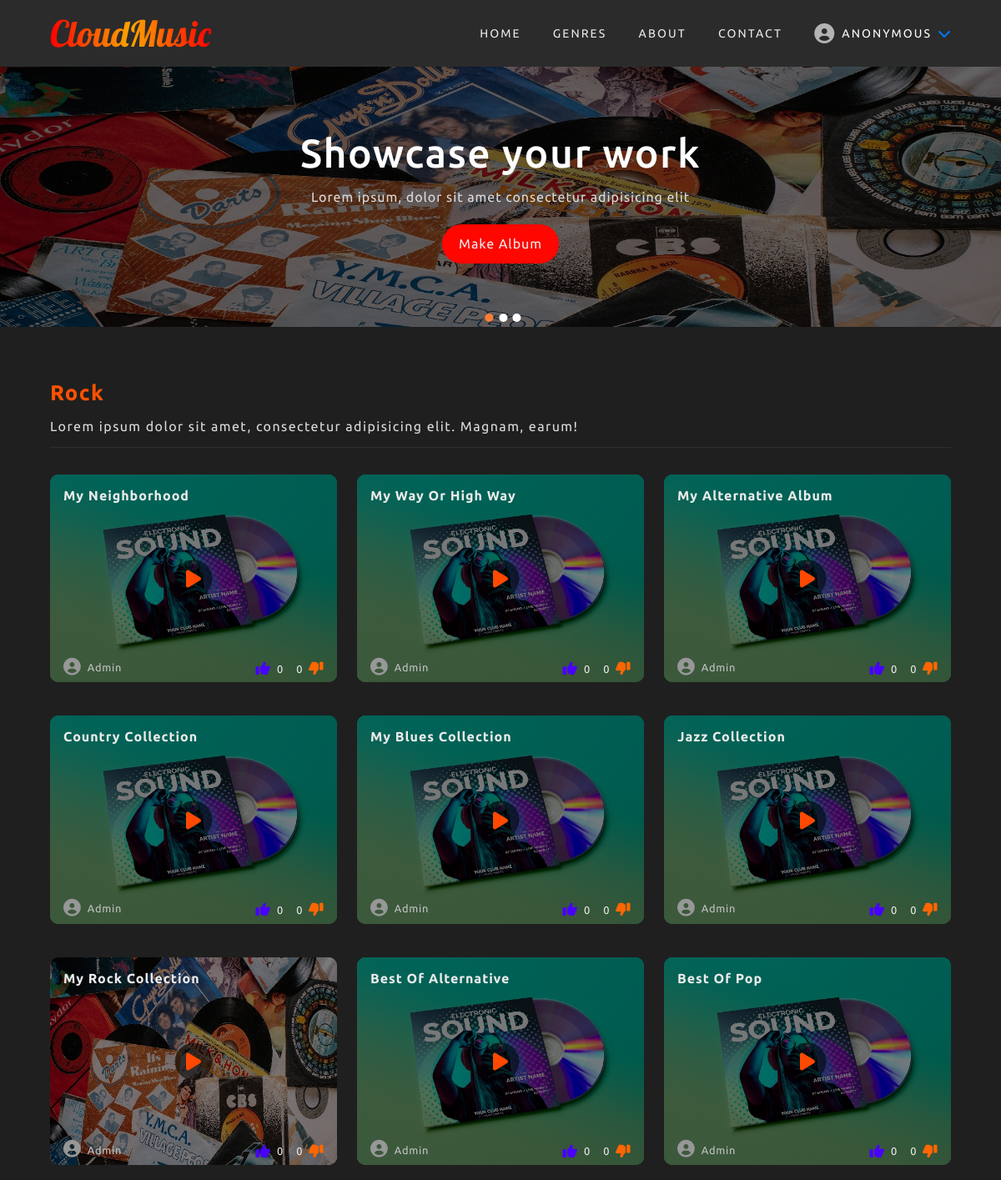
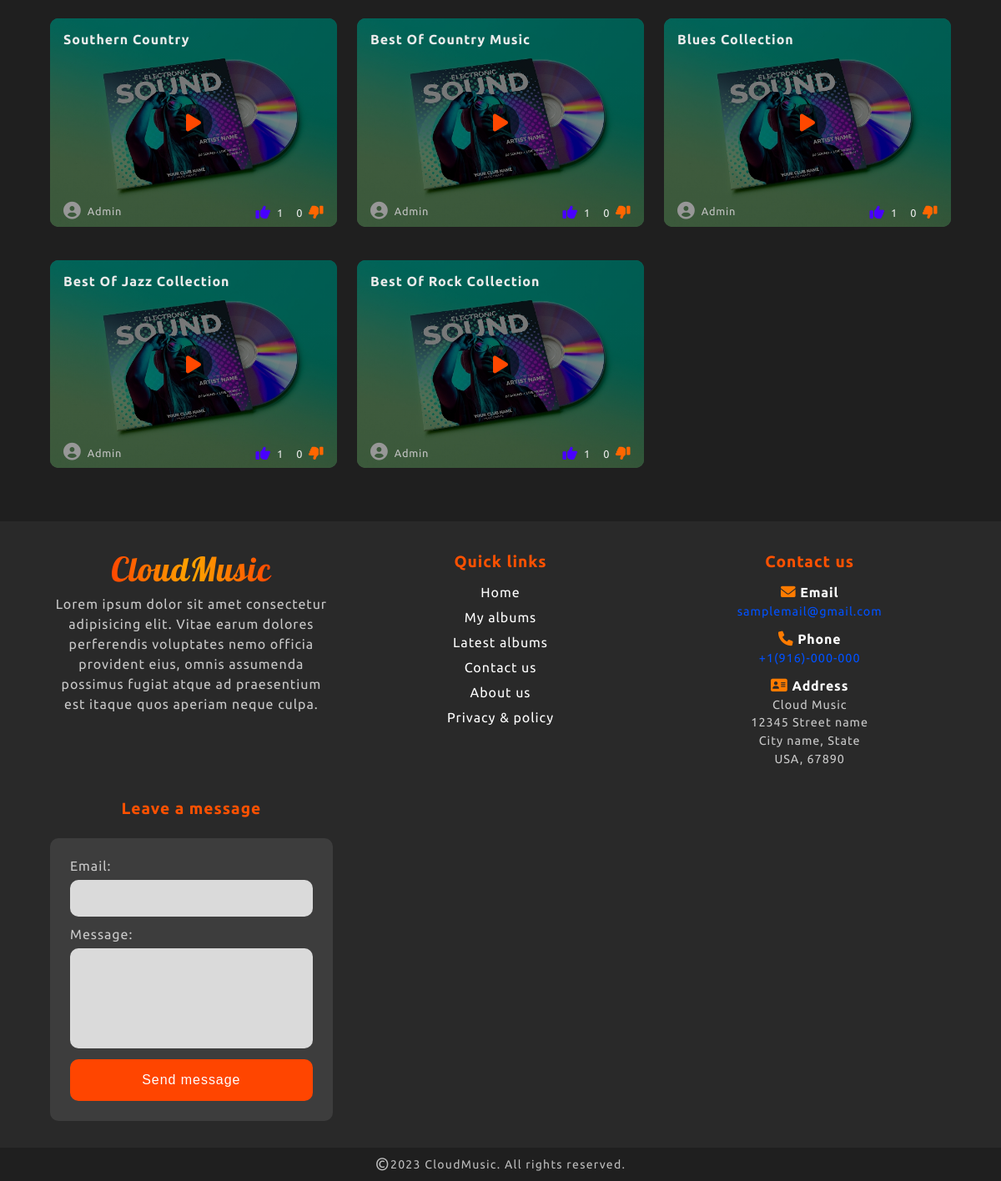
Screenshot of /playlist?string=Rock with the database file from the repository (2 pictures, top to bottom).
### music/models.py (models this page shows, shortened)
class Genre(models.Model):
    genre = models.CharField(max_length=50)
    def __str__(self):
        return self.genre

class Album(models.Model):
    user = models.ForeignKey(User, on_delete=models.CASCADE)
    title = models.CharField(max_length=50)
    choose_genre = models.ForeignKey(Genre, on_delete=models.CASCADE, null=True, blank=True)
    create_genre = models.CharField(max_length=20, null=True, blank=True)
    album_cover = models.ImageField(default="album_img/default.jpg", upload_to="album_img", blank=True)
    date_created = models.DateTimeField(default=timezone.now)
    thumbs_up = models.IntegerField(default=0)
    thumbs_down = models.IntegerField(default=0)
    class Meta:
        ordering = ["-date_created"]

### music/views.py (the view)
# urls.py: path("playlist", genre_albums, name="genre-albums"),
def genre_albums(request):
    if request.GET.get("string"):
        genre_atring = request.GET.get("string")
        genre = Genre.objects.filter(genre=genre_atring).first()
        genre_albums = genre.album_set.all()
        context = {
            "genre": genre,
            "genre_albums": genre_albums
        }
    return render(request, "music/all_genre_albums.html", context)

### users/forms.py
class MessageForm(forms.ModelForm):
    email = forms.EmailField()
    class Meta:
        model = Message
        fields = [
            "email",
            "message"
        ]

### users/context_processors.py (called while the page is built)
def message_form(request):
    user_message_form = MessageForm()
    return {"user_message_form": user_message_form}

### music/templates/music/all_genre_albums.html (shortened to what this page needs)
{% extends "music/index.html" %}
{% block content %}
<div class="album-container">
    <h1>
        {{ genre }}
        <p>Lorem ipsum dolor sit amet, consectetur adipisicing elit. Magnam, earum!</p>
    </h1>
    <div class="albums">
        {% for album in genre_albums %}
            <div class="album-wrapper">
                <img src="{{ album.album_cover.url }}" alt="">
                <div class="background-overlay"></div>
                <div class="album-text-wrapper">
                    <h2>{{ album.title }}</h2>
                    <div class="flex-box">
                        <div class="album-author">
                            <i class="fas fa-user-circle"></i>
                            <p>{{ album.user.username }}</p>
                        </div>
                        <div class="thumbs-up-down">
                            <a id="prevent-default" class="thumbs-up" href="#">
                                <i class="fas fa-thumbs-up"></i>
                                <p>{{ album.thumbs_up }}</p>
                            </a>
                            <a id="prevent-default" class="thumbs-down" href="#">
                                <p>{{ album.thumbs_down }}</p>
                                <i class="fas fa-thumbs-down fa-flip-horizontal"></i>
                            </a>
                        </div>
                    </div>
                </div>
                <a class="play-btn" href="{% url 'music:play-album' album.pk %}"><i class="fa-solid fa-play"></i></a>
            </div>
        {% endfor %}
    </div>
</div>
{% endblock content %}

### music/templates/music/index.html (shortened to what this page needs)
{% load static %}
{% load crispy_forms_tags %}
<!DOCTYPE html>
<html lang="en">
<head>
    <link rel="stylesheet" href="https://cdnjs.cloudflare.com/ajax/libs/font-awesome/6.0.0-beta3/css/all.min.css" />
    <link rel="stylesheet" type="text/css" href="{% static 'music/style.css' %}">
</head>
<body>
    <nav class="nav-container">
        <div class="nav-width">
            <div class="my-brand-container">
                <div class="my-brand-wrapper">
                    <a href="{% url 'music:home' %}">CloudMusic</a>
                </div>
            </div>
            <div class="nav-wrapper">
                <ul class="nav-items">
                    {% with request.resolver_match.url_name as url_name %}
                        <li id="home"><a class="{% if url_name == 'home' %}active{% endif %}" href="{% url 'music:home' %}">Home</a></li>
                        <li><a class="{% if url_name == 'genre' %}active{% endif %}" href="{% url 'music:genre' %}">Genres</a></li>
                        {% if user.is_authenticated %}
                            <li><a href="#about-us">About</a></li>
                            <li><a href="#contact-us">Contact</a></li>
                            <li class="user-container">
                                <div class="user-chevron-icons">
                                    <i class="fas fa-user-circle"></i>
                                    <p>{{ user.username }}</p>
                                    <i class="fa fa-chevron-down user-chevron-down"></i>
                                    <i class="fa fa-chevron-up user-chevron-up"></i>
                                </div>
                                <div class="user-wrapper">
                                    <a class="{% if url_name == 'profile' %}active{% endif %}" href="#">Profile</a>
                                    <a id="create-album" href="{% url 'music:my-albums' %}?string=My albums">My albums</a>
                                    <a id="create-album" href="{% url 'music:create-album' %}">New Album</a>
                                    <a href="{% url 'music:new-song' %}">New song</a>
                                    <a id="about" href="{% url 'users:logout' %}">Logout</a>
                                </div>
                            </li>
                        {% else %}
                            <li><a href="#about-us">About</a></li>
                            <li><a href="#contact-us">Contact</a></li>
                            <li class="user-container">
                                <div class="user-chevron-icons">
                                    <i class="fas fa-user-circle"></i>
                                    <p>Anonymous</p>
                                    <i class="fa fa-chevron-down user-chevron-down"></i>
                                </div>
                            </li>
                        {% endif %}
                    {% endwith %}
                </ul>
            </div>
        </div>
    </nav>
    <div class="slider-container">
        <div class="slider-wrapper">
            <div class="slider-img-wrapper">
                <img src="{% static 'music/images/slider1.jpg' %}"alt="">
                <div class="slider-img-color-overlay"></div>
                <div class="slider-header-text">
                    <h1>Showcase your work</h1>
                    <p>Lorem ipsum, dolor sit amet consectetur adipisicing elit</p>
                    <a href="{% url 'music:create-album' %}" class="slider-img-btn img-btn1">Make Album</a>
                </div>
            </div>
        </div>
        <div class="circles">
            <div class="circle"></div>
            <div class="circle"></div>
            <div class="circle"></div>
        </div>
    </div>
    <main class="main-background">
        {% block content %}
        {% endblock content %}
    </main>
    <footer>
        <div style="background: rgb(41, 41, 41);">
            {% include "music/footer.html" %}
        </div>
    </footer>
</body>
</html>

### music/templates/music/footer.html (shortened to what this page needs)
<div class="footer-container">
     <div id="about-us" class="footer-quick-links about-us">
        <h2>CloudMusic</h2>
        <p>Lorem ipsum dolor sit amet consectetur adipisicing elit. Vitae earum dolores perferendis voluptates nemo officia provident eius, omnis assumenda possimus fugiat atque ad praesentium est itaque quos aperiam neque culpa.</p>
    </div>
    <div class="footer-quick-links">
        <h2>Quick links</h2>
        <a href="{% url 'music:home' %}" class="quick-link-home">Home</a>
        <a href="{% url 'music:my-albums' %}?string=My albums" class="quick-link-my-albums">My albums</a>
        <a href="{% url 'music:all-albums' 'latest albums' %}" class="quick-link-latest-albums">Latest albums</a>
        <a href="#" class="quick-link-about-us">Contact us</a>
        <a href="#" class="quick-link-about-us">About us</a>
        <a href="#" class="quick-link-about-us">Privacy & policy</a>
    </div>
    <div id="contact-us" class="footer-quick-links">
        <h2>Contact us</h2>
        <div id="contact-contents" class="contact-contents">
            <div class="contact-content">
                <h5 class="email"><i class="fa fa-envelope"></i>Email</h5>
                <a id="email" href="mailto:shinhosuck1973@gmail.com">samplemail@gmail.com</a>
            </div>
            <div class="contact-content">
                <h5 class="phone"><i class="fa fa-phone"></i>Phone </h5>
                <a id="phone" href="tel:+1-916-000-000">+1(916)-000-000</a>
            </div>
            <div id="contact-content" class="contact-content">
                <h5 class="address"><i class="fas fa-address-card"></i>Address</h5>
                <p>
                    Cloud Music<br>
                    12345 Street name<br>
                    City name, State<br>
                    USA, 67890
                </p>
            </div>
        </div>
    </div>
    <div class="footer-quick-links">
        <h2>Leave a message</h2>
        <form class="form-content" action="{% url 'users:message' %}" method="POST">
            {{ user_message_form.as_p }}
            <button class="message-submit" type="submit">Send message</button>
        </form>
    </div>
</div>
<div class="footer-end">
    <p>&copy <span>2023 CloudMusic. All rights reserved.</span></p>
</div>

### music/templates/music/footer.html (style rules this page uses)
.form-content { text-align: start; margin-top: 1rem; padding: 1.5rem; background: rgb(61, 61, 61); border-radius: 10px; }
p > label { color: rgb(202, 202, 202); font-size: 1rem; }
p > input, textarea { display: block; width: 100%; padding: 0.8rem; outline: none; border: none; margin-top: 0.5rem; border-radius: 10px; margin-bottom: 0.8rem; background: rgb(218, 218, 218); color: rgb(0, 0, 0); resize: none; font-size: 1rem; }
p > textarea { height: 120px; display: block; width: 100%; }
.message-submit { color: white; padding: 1rem; background: orangered; border-radius: 10px; outline: none; box-shadow: none; border: none; font-size: 1rem; letter-spacing: 0.06rem; text-align: center; width: 100%; display: block; cursor: pointer; }

### rows the page displays
Genre: genre "Rock"
Album: album_cover (placeholder picture), title "My Neighborhood", user.username "Admin", thumbs_up "0", thumbs_down "0"
Album: album_cover (placeholder picture), title "My Way Or High Way", user.username "Admin", thumbs_up "0", thumbs_down "0"
Album: album_cover (placeholder picture), title "My Alternative Album", user.username "Admin", thumbs_up "0", thumbs_down "0"
Album: album_cover (placeholder picture), title "Country Collection", user.username "Admin", thumbs_up "0", thumbs_down "0"
Album: album_cover (placeholder picture), title "My Blues Collection", user.username "Admin", thumbs_up "0", thumbs_down "0"
Album: album_cover (placeholder picture), title "Jazz Collection", user.username "Admin", thumbs_up "0", thumbs_down "0"
Album: album_cover (picture), title "My Rock Collection", user.username "Admin", thumbs_up "0", thumbs_down "0"
Album: album_cover (placeholder picture), title "Best Of Alternative", user.username "Admin", thumbs_up "0", thumbs_down "0"
Album: album_cover (placeholder picture), title "Best Of Pop", user.username "Admin", thumbs_up "0", thumbs_down "0"
Album: album_cover (placeholder picture), title "Southern Country", user.username "Admin", thumbs_up "1", thumbs_down "0"
Album: album_cover (placeholder picture), title "Best Of Country Music", user.username "Admin", thumbs_up "1", thumbs_down "0"
Album: album_cover (placeholder picture), title "Blues Collection", user.username "Admin", thumbs_up "1", thumbs_down "0"
Album: album_cover (placeholder picture), title "Best Of Jazz Collection", user.username "Admin", thumbs_up "1", thumbs_down "0"
Album: album_cover (placeholder picture), title "Best Of Rock Collection", user.username "Admin", thumbs_up "1", thumbs_down "0"
